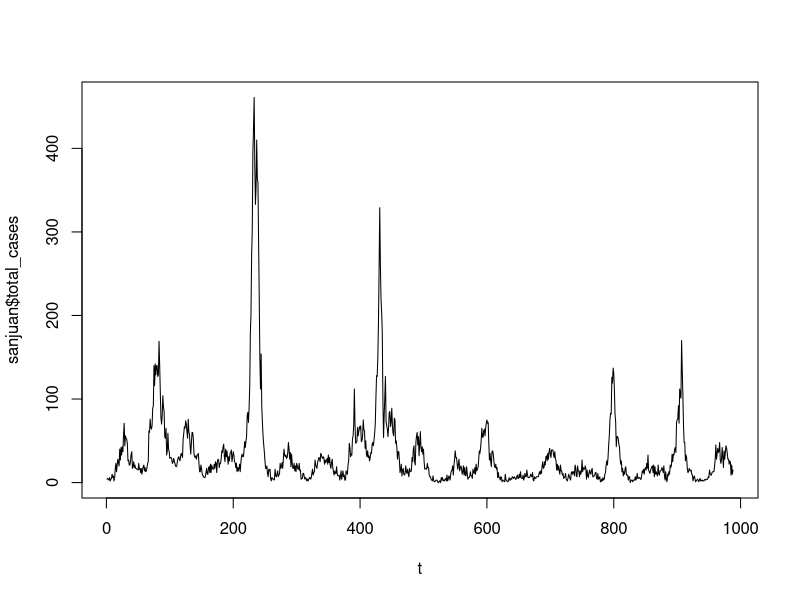
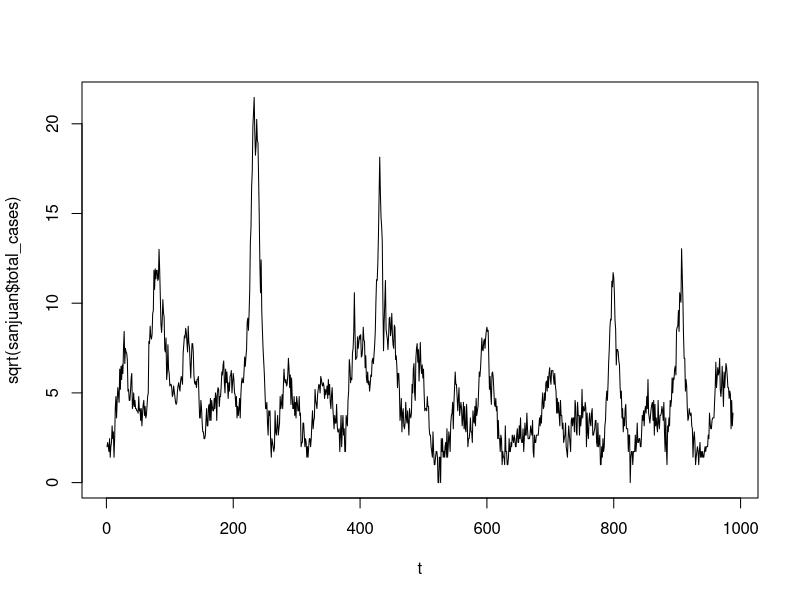
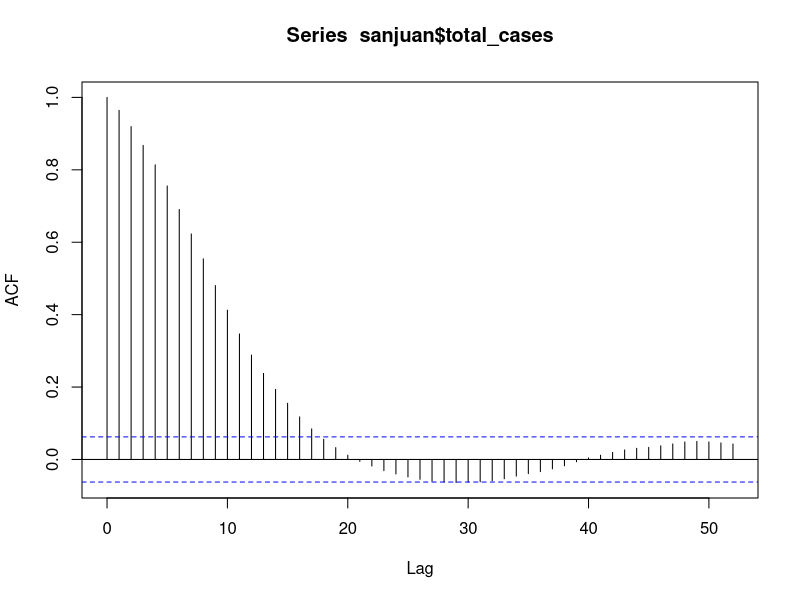
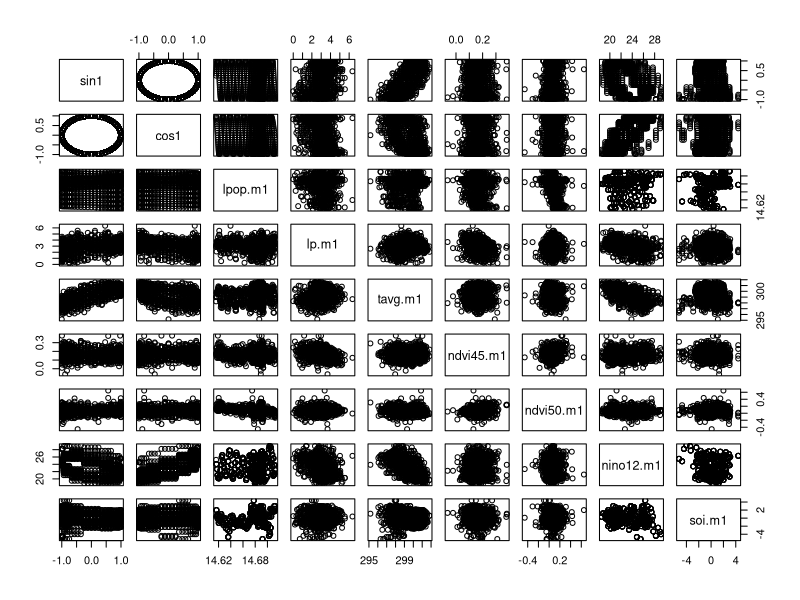
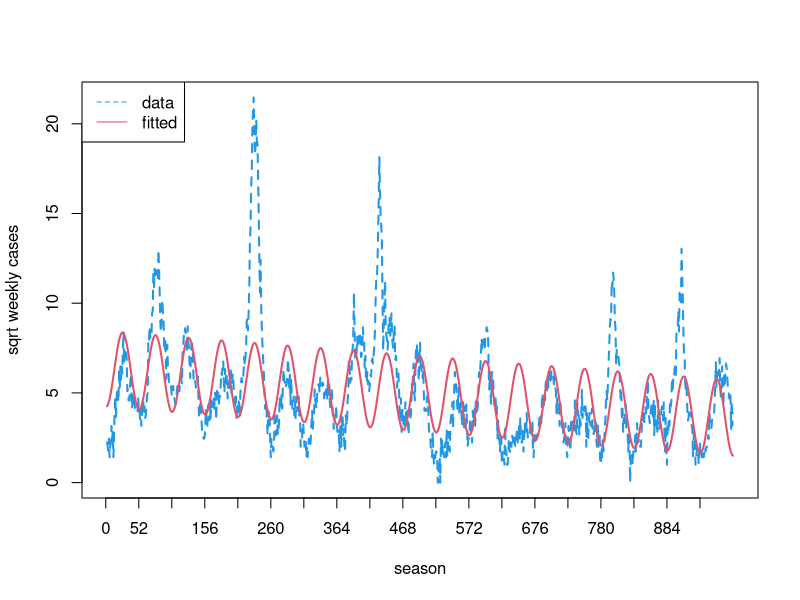
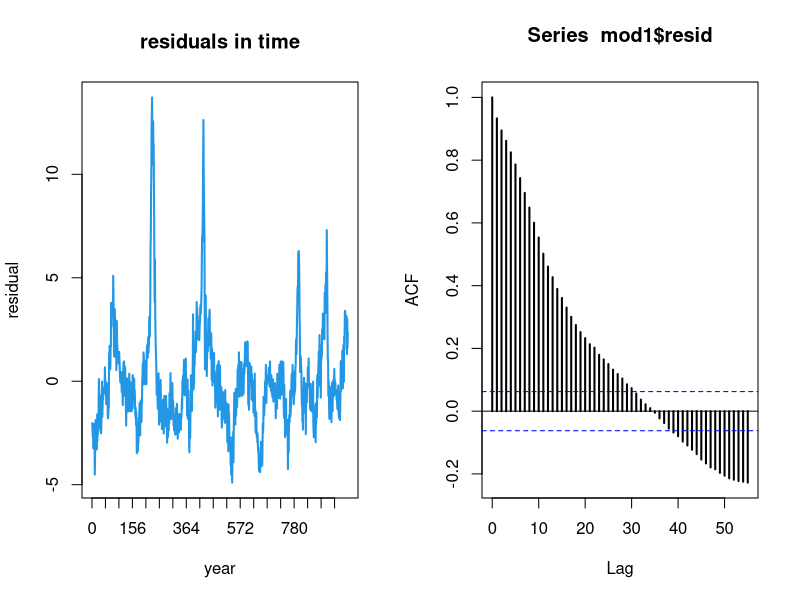
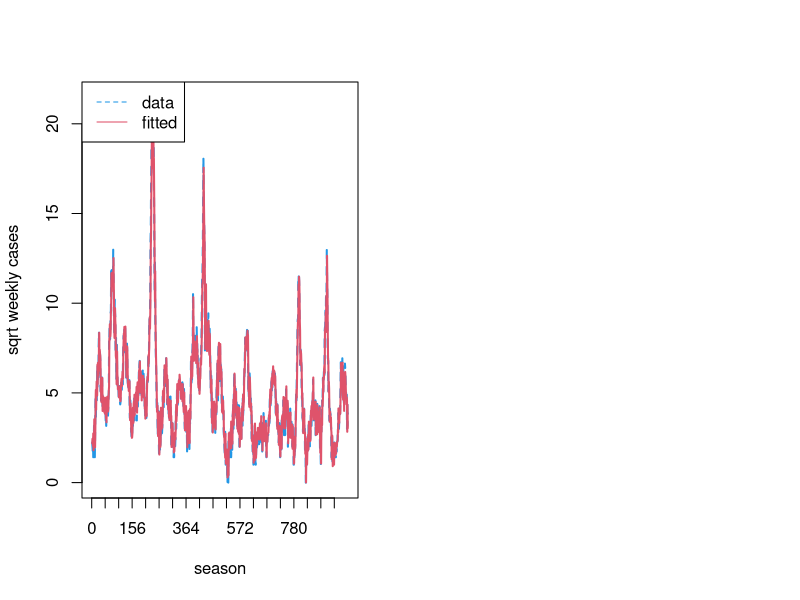
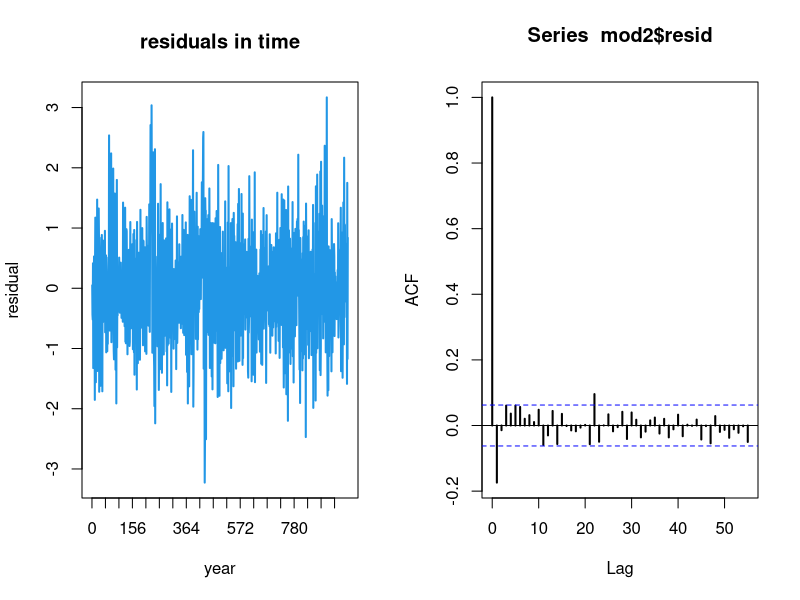

Source code (R) for these figures, in order:
## ---- chunk 1
knitr::opts_chunk$set(echo = TRUE)
set.seed(1234)
## ---- chunk 2
### load in the data
sanjuan<-read.csv(file="../data/combined_sanjuan_new.csv")
names(sanjuan)
summary(sanjuan)
## ---- chunk 3
t<-seq(1, length(sanjuan$total_cases))

plot(t, sanjuan$total_cases, type="l")
## ---- chunk 4
t<-seq(1, length(sanjuan$total_cases))

plot(t, sqrt(sanjuan$total_cases), type="l")
## ---- chunk 5
acf(sanjuan$total_cases, lag.max=52)
## ---- chunk 6
n<-max(t)
YX <- data.frame(sqrty=sqrt(sanjuan$total_cases)[2:n],
                 sqrty.m1=sqrt(sanjuan$total_cases)[1:(n-1)],
                 t=t[2:n],
                 sin1=sin((2:n)*2*pi/52),
                 cos1=cos((2:n)*2*pi/52),
                 season=sanjuan$season[2:n],
                 w=sanjuan$season_week[2:n],
                 lpop.m1=log(sanjuan$adjpop+1)[1:(n-1)],
                 lp.m1=log(sanjuan$prec+1)[1:(n-1)],
                 tavg.m1=sanjuan$tavg[1:(n-1)],
                 ndvi45.m1=sanjuan$NDVI.18.45.66.14.[1:(n-1)],
                 ndvi50.m1=sanjuan$NDVI.18.50..66.14.[1:(n-1)],
                 nino12.m1=sanjuan$nino12[1:(n-1)],
                 soi.m1=sanjuan$soi[1:(n-1)])
## ---- chunk 7
pairs(YX[c(4,5, 8:14)])

## ---- chunk 8
mod1 <- lm(sqrty ~ t + sin1 + cos1, data=YX)
summary(mod1)
## ---- chunk 9
plot(YX$t, YX$sqrty, xlab="season",
     ylab="sqrt weekly cases", type="l", col=4, lty=2,
     xaxt="n", lwd=2)
axis(1, at=(0:18)*52, labels=levels(YX$season))
lines(YX$t, mod1$fitted, col=2, lwd=2)
legend("topleft", legend=c("data", "fitted"), lty=c(2,1), col=c(4,2))
## ---- chunk 10
par(mfrow=c(1,2))
plot(mod1$resid, xlab="year", ylab="residual", type="l",
     col=4, main="residuals in time",  xaxt="n", lwd=2)
axis(1, at=(0:18)*52, labels=levels(YX$season))
acf(mod1$resid, lwd=2, lag.max=55)
## ---- chunk 11
mod2 <- lm(sqrty ~ sqrty.m1 + t + sin1 + cos1, data=YX)
summary(mod2)
## ---- chunk 12
plot(YX$t, YX$sqrty, xlab="season",
     ylab="sqrt weekly cases", type="l", col=4, lty=2,
     xaxt="n", lwd=2)
axis(1, at=(0:18)*52, labels=levels(YX$season))
lines(YX$t, mod2$fitted, col=2, lwd=2)
legend("topleft", legend=c("data", "fitted"), lty=c(2,1), col=c(4,2))
## ---- chunk 13
par(mfrow=c(1,2))
plot(mod2$resid, xlab="year", ylab="residual", type="l",
     col=4, main="residuals in time",  xaxt="n", lwd=2)
axis(1, at=(0:18)*52, labels=levels(YX$season))
acf(mod2$resid, lwd=2, lag.max=55)
## ---- chunk 14
boxplot(mod2$resid ~ YX$w[YX$t], xlab="week",
        ylab="residuals", col=7)
## ---- chunk 15
mod3 <- lm(sqrty ~ sqrty.m1 + t + sin1 + cos1 + nino12.m1, data=YX)
summary(mod3)
## ---- chunk 16
plot(YX$t, YX$sqrty, xlab="season",
     ylab="sqrt weekly cases", type="l", col=4, lty=2,
     xaxt="n", lwd=2)
axis(1, at=(0:18)*52, labels=levels(YX$season))
lines(YX$t, mod3$fitted, col=2, lwd=2)
legend("topleft", legend=c("data", "fitted"), lty=c(2,1), col=c(4,2))
## ---- chunk 17
par(mfrow=c(1,2))
plot(mod3$resid, xlab="year", ylab="residual", type="l",
     col=4, main="residuals in time",  xaxt="n", lwd=2)
axis(1, at=(0:18)*52, labels=levels(YX$season))
acf(mod3$resid, lwd=2, lag.max=55)
## ---- chunk 18
n<-length(YX$sqrty)-1
bics<-c(mod1=extractAIC(mod1, k=log(n))[2],
        mod2=extractAIC(mod2, k=log(n))[2],
        mod3=extractAIC(mod3, k=log(n))[2])

ebics<-exp(-0.5*(bics-min(bics)))

probs<-ebics/sum(ebics)

round(probs, 5)
## ---- chunk 19
ccf(sanjuan$tavg, sanjuan$total_cases)
## ---- chunk 20
ws<-c(16, 22, 23, 24)
ws.l<-c(20)
par(mfrow=c(3,2))
for(i in 1:4){
  ccf(sanjuan[,ws[i]], sanjuan$total_cases)
}
ccf(log(sanjuan[,ws.l]+1), sanjuan$total_cases)
names(sanjuan[,c(ws, ws.l)])
## ---- chunk 21
n<-max(t)
l<-10
ts<-(l+1):n
YX2 <- data.frame(sqrty=sqrt(sanjuan$total_cases)[ts],
                 sqrty.m1=sqrt(sanjuan$total_cases)[ts-1],
                 t=ts,
                 sin1=sin((ts)*2*pi/52),
                 cos1=cos((ts)*2*pi/52),
                 season=sanjuan$season[ts],
                 w=sanjuan$season_week[ts],
                 lp.m5=log(sanjuan$prec+1)[ts-5],
                 tavg.m10=sanjuan$tavg[ts-10],
                 ndvi50.m10=sanjuan$NDVI.18.50..66.14.[ts-10],
                 nino12.m5=sanjuan$nino12[ts-5])
## ---- chunk 22
mod4 <- lm(sqrty ~ . - season -lp.m5 - w - ndvi50.m10 -nino12.m5, data=YX2)
summary(mod4)
